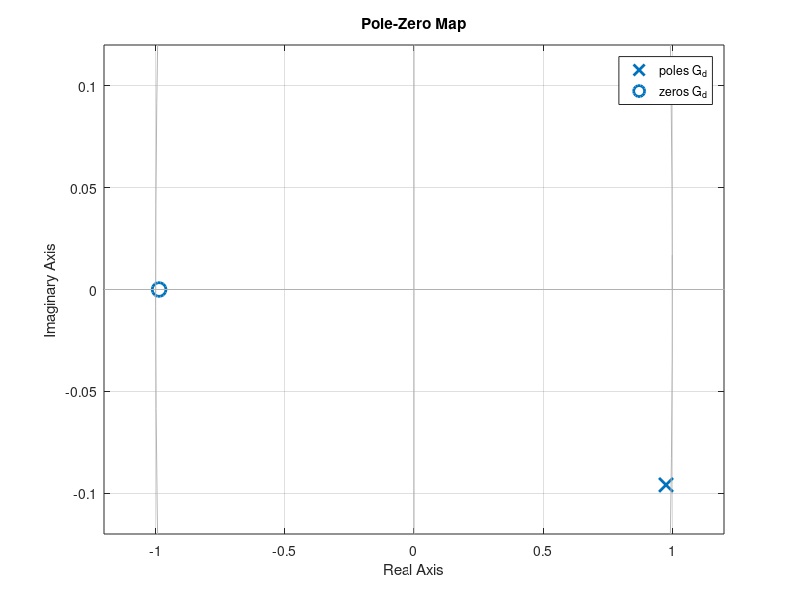

Recreate this plot in MATLAB.
% LQR controller & kalman filter

clear all; close all; clc    % 05_03    ora 1:09 

%% 1) discretise the system, poles and zeros
s = tf('s');
G = 0.5 / (s^2+0.4*s+1);
T_sampling = 0.1;   % seconds

G_d = c2d(G,T_sampling);
pzmap(G_d)
[poli, zeri] = pzmap(G_d)


%% 2) state space rappresentation
% final value theorem for discrete sys
% in prctice I apply a U_bar (step) and can know by knowing the gain of the
% sys (G(1)) the Y_bar   

G_1 = dcgain(G_d)   % gives me the gain og the sys
Y_bar = 0.5; 
U_bar = Y_bar / G_1

[A, B, C, D] = ssdata(G_d)
% x(k+1) = A x(k) + B u(k)
% at the eq x(k) = x(k+1)
X_bar = inv(eye(2)-A)*B*U_bar


%% 3) sim   LQR regulator around the eq point 0.5    (no more 0)
C_temp = eye(length(A))
D_temp = zeros(length(B), 1) % in questo caso ho un u solo
x_0 = [5 20]';
Q = 100*eye(2);
R = 1;
LQ_d = dlqr(A,B,Q,R)
% attenzione ai ref the LQ brings to 0 what enetrs so i make enter a
% difference of states, LQ returns the Delta_u to make the state remain in
% U_bar so the overall u will be Delta_u + U_bar that enters the real sys

% cl sys is AS?
closed_loop = A-B*LQ_d;
poles_cl = eig(closed_loop)


Q_2 = eye(2);
R_2 = 10;
LQ_d2 = dlqr(A,B,Q_2,R_2)


%% 5) not perfect model
% output much noisier than the states

% variables for the sim
power_vx=0.001
power_vy=0.01

% Kalman filter parameters (necessary for obtaining L)
Q_tilde = eye(2);        % var di Vx
R_tilde = 1;             % var i Vy
Z = 0;                   % covariance between Vx and Vy (simulink la chiama N)
x0_tilde = 1.5*x_0;        % Kalman filter initial guess (to start)

% il primpo temp era per far uscire dal blocco la x e non la y
% C_temp = eye(length(A))               
% D_temp = zeros(length(B), 1) 
% questo temp serve per gestire l'ingresso con anche il gaussian noise
B_temp2 = [B ones(length(B),1)];
D_temp2 = [D_temp zeros(length(D_temp),1)];
